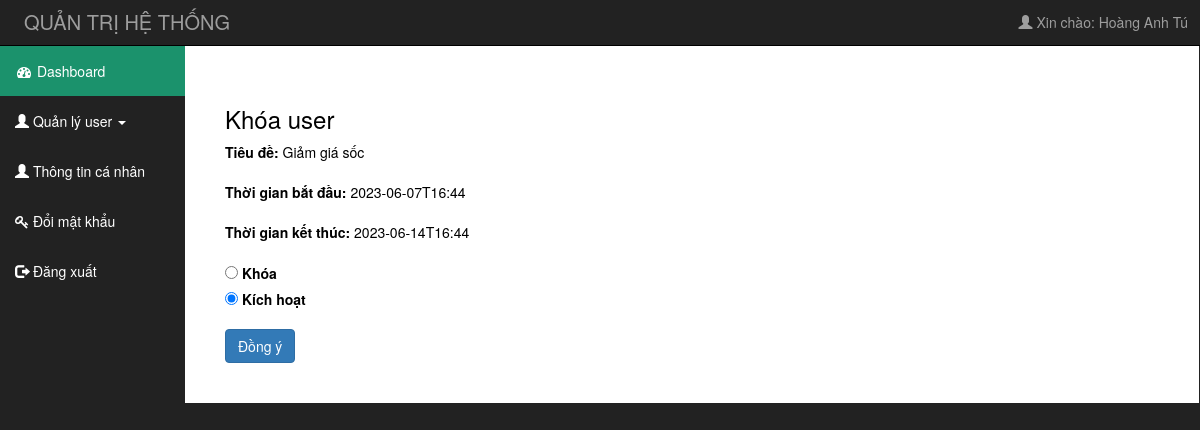
/admin/khoasukien.php?id=1 (signed in), run on the app's committed database.
### tables this page shows
CREATE TABLE `khuyenmai` (
  `makm` int(11) NOT NULL,
  `tieude` varchar(255) NOT NULL,
  `giatrikhuyenmai` int(11) NOT NULL,
  `thoigianbatdau` varchar(255) NOT NULL,
  `thoigianketthuc` varchar(255) NOT NULL,
  `tinhtrang` int(11) NOT NULL
);

### admin/khoasukien.php (the view, shortened to what this page needs)
	<?php
		if(isset($_SESSION['usr']['uid']))
		{
			include("includes/header.php");
		}
		else
		{
			 header('Location:login.php');
		}
		require("../includes/connect_db.php");
		if(isset($_GET['id']) && $_GET['id']!=null)
		{
			$url=$_GET['id'];
			$query_item="SELECT * FROM khuyenmai WHERE makm=".$url;
			$result_item=mysqli_query($dbc,$query_item);check_errors($result_item,$query_item);
			list($makm, $tieude, $giatri, $stime, $etime, $tinhtrang)=mysqli_fetch_array($result_item,MYSQLI_NUM);
		}else{
			header('location:quanlysukien.php');
		}
	?>
		<div id="mid">
			<div class="row" style="width: 100%;">
				<div class="col-sm-2">
					<?php
						if($_SESSION['usr']['vaitro']==2)
						{
							include('includes/menu_left1.php');
						}
					?>
				</div>
				<div class="col-sm-10 contain_right">
					<div style="background-color:white;margin-right: -29px;margin-left: -15px;color: black;padding: 40px;">
						<h3>Khóa user</h3>
						<form method="POST" name="blockuser">
							<div class="form-group">
						      <label for="tensp">Tiêu đề: </label>
						      <?php echo $tieude;?>
						    </div>
						    <div class="form-group">
						      <label for="tensp">Thời gian bắt đầu: </label>
						      <?php echo $stime;?>
						    </div>
						    <div class="form-group">
						      <label for="tensp">Thời gian kết thúc: </label>
						      <?php echo $etime;?>
						    </div>
						    <div class="form-group">
						    	<?php
						    		if($tinhtrang==0)
						    		{
						    			echo "<label>";
							    		echo "<input type='radio' name='khoa' value='0' checked> Khóa";
								    	echo "</label>";
								    	echo "<br/>";
								    	echo "<label>";
								    	echo "<input type='radio' name='khoa' value='1'> Kích hoạt";
								    	echo "</label>";
						    		}else{
						    			echo "<label>";
							    		echo "<input type='radio' name='khoa' value='0'> Khóa";
								    	echo "</label>";
								    	echo "<br/>";
								    	echo "<label>";
								    	echo "<input type='radio' name='khoa' value='1' checked> Kích hoạt";
								    	echo "</label>";
						    		}
						    	?>
						    </div>
						    <button type="submit" class="btn btn-primary" name="submit">Đồng ý</button>
						</form>
					</div>
				</div>
			</div>
		</div>
	</div>
</body>
</html>

### admin/CSS/admin_css.css (style rules this page uses)
body { margin: 0; padding: 0; background-color: #222; }
#mid { width: 100%; }

### data on the page
khuyenmai: tieude "Giảm giá sốc", thoigianbatdau "2023-06-07T16:44", thoigianketthuc "2023-06-14T16:44"

### other printed values
$_SESSION['usr']['user'] "Hoàng Anh Tú"
